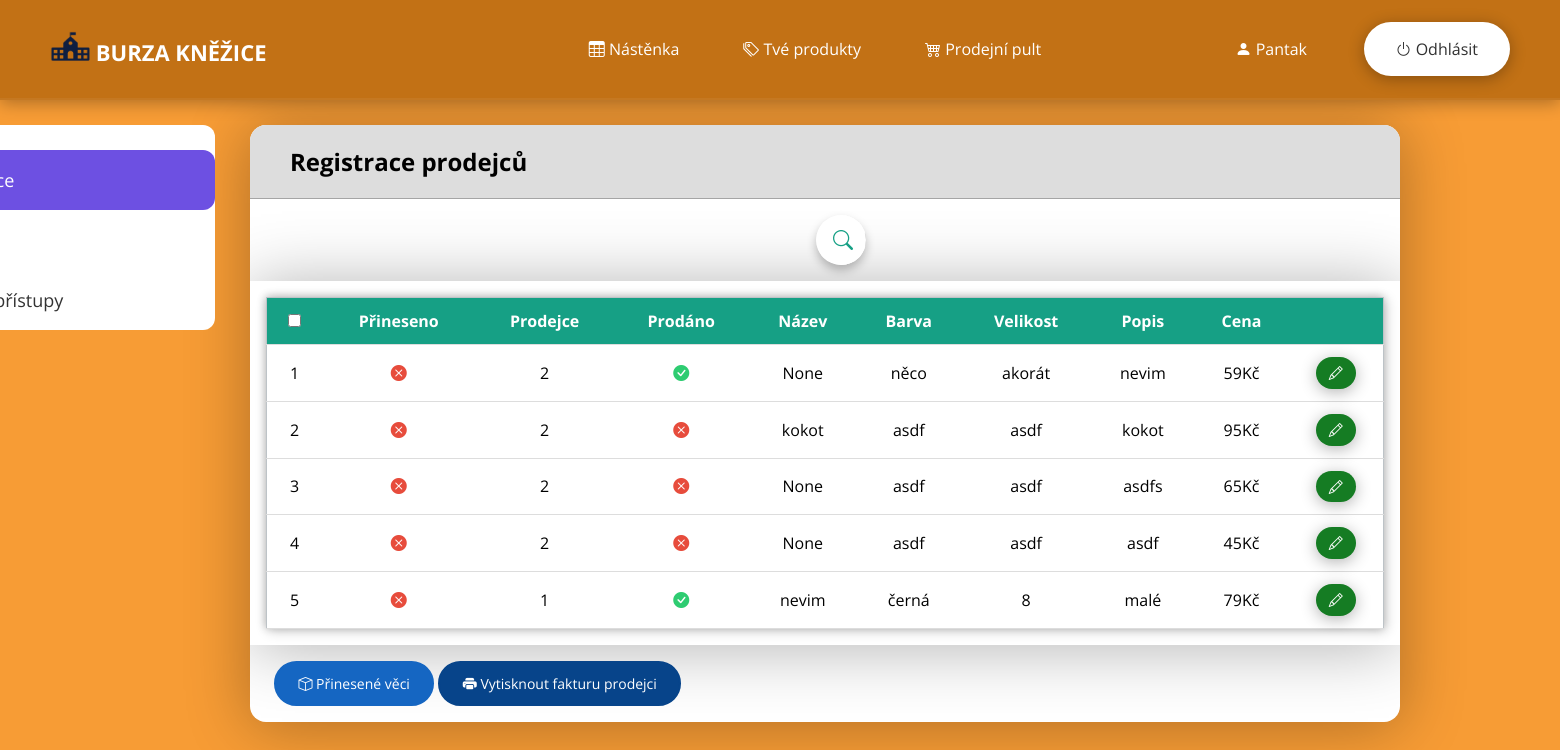
The app's page /admin (signed in) with its own data.
### web/models.py (models this page shows)
class User(db.Model, UserMixin):
    id = db.Column(db.Integer, primary_key=True)
    email = db.Column(db.String(150), unique=True)
    username = db.Column(db.String(150), unique=True)
    password = db.Column(db.String(150))
    tel_number = db.Column(db.String(150))
    town = db.Column(db.String(150))
    street = db.Column(db.String(150))
    psc = db.Column(db.String(150))
    status = db.Column(db.String(150))
    token = db.Column(db.String(150))
    date_created = db.Column(db.DateTime(timezone=True), default=func.now())
    posts = db.relationship('Post', backref='user', passive_deletes=True)

class Post(db.Model):
    id = db.Column(db.Integer, primary_key=True)
    bring = db.Column(db.Boolean, nullable=False)
    date_created = db.Column(db.DateTime(timezone=True), default=func.now())
    label = db.Column(db.Text, nullable=False)
    name = db.Column(db.String(150))
    color = db.Column(db.String(150))
    size = db.Column(db.String(150))
    price = db.Column(db.String(150))
    status = db.Column(db.Boolean, nullable=False)
    author = db.Column(db.Integer, db.ForeignKey(
        'user.id', ondelete="CASCADE"), nullable=False)

### web/views.py (the view, shortened to what this page needs)
@views.route("/admin", methods=['GET', 'POST'])
@login_required
def admin():
    find_posts = Post.query.all()
    return render_template("admin_page.html", users=User.query.all(), user=current_user, posts=find_posts, username=current_user.username, tab='1')

### web/__init__.py (called while the page is built)
def create_app():
    app =  Flask(__name__)
    toastr = Toastr(app)
    app.config['SECRET_KEY'] = 'idontcare'
    app.config['SQLALCHEMY_DATABASE_URI'] = f'sqlite:///{DB_NAME}'
    app.config['SQLALCHEMY_TRACK_MODIFICATIONS'] = True
    db.init_app(app)
    from .views import views
    app.register_blueprint(views, url_prefix="/")
    from .auth import auth
    app.register_blueprint(auth, url_prefix="/")
    from .models import User, Post, Burza
    create_database(app)
    login_manager = LoginManager()
    login_manager.login_view = "auth.login"
    login_manager.init_app(app)
    @login_manager.user_loader
    def load_user(id):
        return User.query.get(int(id))
    return app

### web/flash_toastr/__init__.py (called while the page is built)
    @staticmethod
    def include_toastr_js(version=None, js_filename=None):
        if version is None:
            version = current_app.config.get('TOASTR_VERSION')
        if js_filename is None:
            js_filename = current_app.config.get('TOASTR_JS_FILENAME')
        js = '<script src="//cdnjs.cloudflare.com/ajax/libs/' \
             'toastr.js/{0}/{1}"></script>\n'.format(version, js_filename)
        return Markup(js)

    @staticmethod
    def include_toastr_css(version=None, css_filename=None):
        if version is None:
            version = current_app.config.get('TOASTR_VERSION')
        if css_filename is None:
            css_filename = current_app.config.get('TOASTR_CSS_FILENAME')
        css = '<link href="//cdnjs.cloudflare.com/ajax/libs/' \
              'toastr.js/{0}/{1}" rel="stylesheet" />\n'.format(
                version,
                css_filename
                )
        if current_app.config.get('TOASTR_OPACITY'):
            return Markup(css)
        else:
            return Markup('''
<style type = text/css>
  #toast-container>div {
    opacity: 1 !important;
  }
</style> {0}'''.format(css))

    @staticmethod
    def include_jquery(version=None):
        if version is None:
            version = current_app.config.get('TOASTR_JQUERY_VERSION')
        js = ('<script src="//code.jquery.com/' +
              'jquery-{0}.min.js"></script>'.format(version))
        return Markup(js)

    @staticmethod
    def context_processor():
        return {'toastr': current_app.extensions['toastr']}

### web/templates/admin_page.html (shortened to what this page needs)
{% extends "auth_base.html" %}
{% block content %}
<div class="content">
  <div class="list">
    <label for="reg" class="reg">
      <span class="title"> Registrace</span>
    </label>
    <label for="sell" class="sell">
    </label>
    <label for="rights" class="rights">
      <span class="title"> Práva a přístupy</span>
    </label>
    <div class="slider"></div>
  </div>
  <div class="text-content">
    <div class="reg text">
      <div class="header-table">
        <h2>Registrace prodejců</h2>
      </div>
      <form method = "POST" class="form-table" action="{{ url_for('views.admin') }}">
        <div class="box">
          <div class="search-box">
            <label for="check" class="icon">
              <i class="bi bi-search"></i>
            </label>
          </div>
        </div>
        <div class="container-table">
          <table id='table'>
            <tr id="head">
              <th>
                <input name="select_all" type="checkbox" onchange="selectAll('table', 'input[name=select_all]')">
              </th>
              <th>Přineseno</th>
              <th>Prodejce</th>
              <th>Prodáno</th>
              <th>Název</th>
              <th>Barva</th>
              <th>Velikost</th>
              <th>Popis</th>
              <th>Cena</th>
              <th></th>
            </tr>
            {% for post in posts %}
              <tr onclick="markOnClick(this)" class="table-row" id="{{ post.id }}">
                <td>
                  <label class="form-check-label"
                    for="flexCheckDefault">
                    {{ post.id }}
                  </label>
                </td>
                <td>
                  {% if post.bring %}
                  <i class="bi bi-check-circle-fill"></i></span>
                  {% else %}
                  <i class="bi bi-x-circle-fill"></i>
                  {% endif %}
                </td>
                <td>{{ post.author }}</td>
                <td>
                  {% if post.status %}
                  <i class="bi bi-check-circle-fill"></i>
                  {% else %}
                  <i class="bi bi-x-circle-fill"></i>
                  {% endif %}
                </td>
                <td>{{ post.name }}</td>
                <td>{{ post.color }}</td>
                <td>{{ post.size }}</td>
                <td>{{ post.label }}</td>
                <td>{{ post.price }}Kč</td>
                <td>
                  <a href="/create_product/{{post.id}}" id="table-button-update">
                    <i class="bi bi-pencil"></i>
                  </a>
                </td>
              </tr>
            {% endfor %}
          </table>
        </div>
        <div class="pdf-button">
          <button
            value='bring'
            name='action'
            id="bring_stuff"
            type="submit">
            <i class="bi bi-box"></i> Přinesené věci
          </button>
          <button
            value='seller'
            name='action'
            id="Print_list"
            type="submit">
            <i class="bi bi-printer-fill"></i> Vytisknout fakturu prodejci
          </button>
        </div>
      </form>
    </div>
  </div>
</div>
{% endblock %}

### web/templates/auth_base.html (shortened to what this page needs)
<!doctype html>
<html lang="cz">
    <link rel="stylesheet"
      href="https://cdn.jsdelivr.net/npm/bootstrap-icons@1.5.0/font/bootstrap-icons.css">
    <link rel = "stylesheet"
      href = "{{ url_for('static', filename='CSS/style.css') }}">
    <link rel="stylesheet"
      href="https://cdnjs.cloudflare.com/ajax/libs/font-awesome/4.7.0/css/font-awesome.min.css">
    {{ toastr.include_toastr_css() }}
  </head>
  <body>
    <header>
      <div class="container_navbar">
        <nav class="nav">
          <a href="{{ url_for('views.home') }}" class="logo">
            <img src="{{ url_for('static', filename='source/logo2.png') }}"
              alt=""
              width="40"
              height="30"
              class="d-inline-block align-text-middle">
              BURZA KNĚŽICE
          </a>
          <ul class="nav-list">
            <li>
              <a href="{{ url_for('views.home') }}" class="nav-link">
                <i class="bi bi-table"></i> Nástěnka
              </a>
            </li>
            {% if user.is_authenticated %}
              <li>
                <a href="{{ url_for('views.posts', username=user.username) }}" class="nav-link">
                  <i class="bi bi-tags"></i> Tvé produkty
                </a>
              </li>
              {% if user.status != 'user' %}
                <li>
                  <a href="{{ url_for('views.admin') }}" class="nav-link">
                    {% if user.status == 'admin' %}
                      <i class="bi bi-trophy-fill"></i> Admin pult
                    {% else %}
                      <i class="bi bi-cart4"></i> Prodejní pult
                    {% endif %}
                  </a>
                </li>
              {% endif %}
            {% endif %}
          </ul>
          <ul class="log-list">
            {% if user.is_authenticated %}
              <li>
                <a href="{{ url_for('views.profile', username=user.username) }}" class="nav-link">
                  <i class="bi bi-person-fill"></i> {{user.username}}
                </a>
              </li>
              <li>
                <a href="{{ url_for('auth.logout') }}" id="nav-cta">
                  <i class="bi bi-power"></i> Odhlásit
                </a>
              </li>
            {% endif %}
          </ul>
        </nav>
      </div>
    </header>
    <div class="container-content">
        {% block content %}{% endblock %}
    </div>
  </body>
</html>

### records on screen
User: username "Pantak"
Post: id "1", bring False (drawn), author "2", status True (drawn), name "None", color "něco", size "akorát", label "nevim", price "59"
Post: id "2", bring False (drawn), author "2", status False (drawn), name "kokot", color "asdf", size "asdf", label "kokot", price "95"
Post: id "3", bring False (drawn), author "2", status False (drawn), name "None", color "asdf", size "asdf", label "asdfs", price "65"
Post: id "4", bring False (drawn), author "2", status False (drawn), name "None", color "asdf", size "asdf", label "asdf", price "45"
Post: id "5", bring False (drawn), author "1", status True (drawn), name "nevim", color "černá", size "8", label "malé", price "79"
